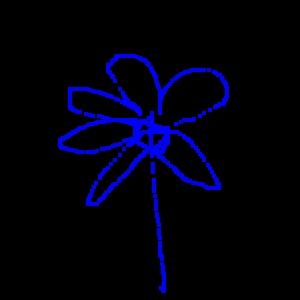
#> input picture hafta6/4/cicekk.jpg, 300 x 300 px, given in place of the camera
$ python kamera.py
#> lines starting #> are read from the running program, lines starting #| are printed output that depends on the picture; after the words box and inside, x2 and y2 are one past the last pixel; in counts of white or black regions, pixels touching at a corner belong together
import cv2
import numpy as np

def nothing(x):
    pass

kamera = cv2.VideoCapture(0)

alt_sınır_mavi = np.array([90, 100, 100])
üst_sınır_mavi = np.array([130, 255, 255])

cv2.namedWindow("Kamera Görüntüsü")

cv2.createTrackbar("Alt sınır mavi H", "Kamera Görüntüsü", alt_sınır_mavi[0], 255, nothing)
cv2.createTrackbar("Alt sınır mavi S", "Kamera Görüntüsü", alt_sınır_mavi[1], 255, nothing)
cv2.createTrackbar("Alt sınır mavi V", "Kamera Görüntüsü", alt_sınır_mavi[2], 255, nothing)
cv2.createTrackbar("Üst sınır mavi H", "Kamera Görüntüsü", üst_sınır_mavi[0], 255, nothing)
cv2.createTrackbar("Üst sınır mavi S", "Kamera Görüntüsü", üst_sınır_mavi[1], 255, nothing)
cv2.createTrackbar("Üst sınır mavi V", "Kamera Görüntüsü", üst_sınır_mavi[2], 255, nothing)

while True:
    ret, kamera_görüntü = kamera.read()
#> kamera_görüntü is the input picture: shape (300, 300, 3); mean B, G, R 14.7, 0.4, 0.4
    if not ret:
        break

    hsv = cv2.cvtColor(kamera_görüntü, cv2.COLOR_BGR2HSV)
#> hsv: shape (300, 300, 3); mean H, S, V 22.1, 57.5, 14.9

    # Trackbar'lardan HSV değerlerini güncelle
    alt_sınır_mavi[0] = cv2.getTrackbarPos("Alt sınır mavi H", "Kamera Görüntüsü")
    alt_sınır_mavi[1] = cv2.getTrackbarPos("Alt sınır mavi S", "Kamera Görüntüsü")
    alt_sınır_mavi[2] = cv2.getTrackbarPos("Alt sınır mavi V", "Kamera Görüntüsü")
    üst_sınır_mavi[0] = cv2.getTrackbarPos("Üst sınır mavi H", "Kamera Görüntüsü")
    üst_sınır_mavi[1] = cv2.getTrackbarPos("Üst sınır mavi S", "Kamera Görüntüsü")
    üst_sınır_mavi[2] = cv2.getTrackbarPos("Üst sınır mavi V", "Kamera Görüntüsü")

    maske = cv2.inRange(hsv, alt_sınır_mavi, üst_sınır_mavi)
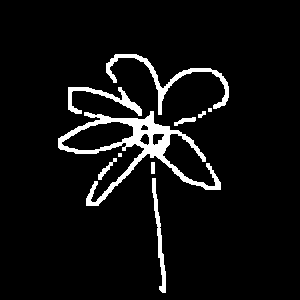
#> maske: shape (300, 300); 6.1% white; 10 white regions (2 under 20 px)
    maske = cv2.GaussianBlur(maske, (5, 5), 0)
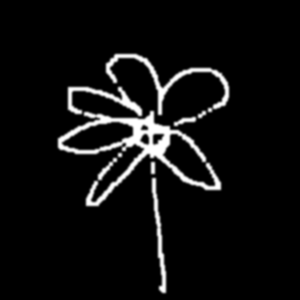
#> maske: shape (300, 300); min 0, max 255, mean 15.5

    sınırlar, _ = cv2.findContours(maske, cv2.RETR_EXTERNAL, cv2.CHAIN_APPROX_SIMPLE)
#> sınırlar = 1 contour; box (x1, y1, x2, y2) and area: (56, 52, 231, 295) 16436

    büyük_sınır = None
    büyük_alan = 0

    for sınır in sınırlar:
        alan = cv2.contourArea(sınır)
        if alan > büyük_alan:
            büyük_sınır = sınır
            büyük_alan = alan
#> this loop made 1 pass
#> (alan, büyük_alan) on pass 1: (16435.5, 16435.5)
#> after the loop, büyük_alan = 16435.5; büyük_sınır = contour of 366 points, box (x1, y1, x2, y2) (56, 52, 231, 295), area 16436

    if büyük_sınır is not None:
        x, y, w, h = cv2.boundingRect(büyük_sınır)
#> x = 56; y = 52; w = 175; h = 243
        cv2.rectangle(kamera_görüntü, (x, y), (x + w, y + h), (255, 0, 0), 2)
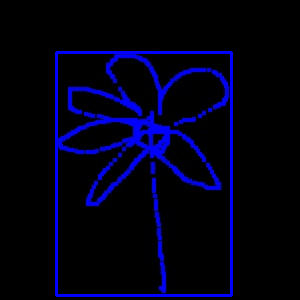
#> kamera_görüntü: shape (300, 300, 3); 2.78% of pixels changed, all inside (x1, y1, x2, y2) = (55, 51, 233, 297)

    cv2.imshow("Kamera Görüntüsü", kamera_görüntü)
    cv2.imshow("Mavi", maske)

    if cv2.waitKey(1) & 0xFF == ord('q'):
#> (key q is pressed here)
        break

kamera.release()
cv2.destroyAllWindows()
